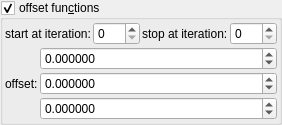
    <widget class="MyGroupBox" name="groupCheck_transf_function_enabledP_false">
     <property name="title">
      <string>offset fun&amp;ctions</string>
     </property>
     <property name="checkable">
      <bool>true</bool>
     </property>
     <layout class="QVBoxLayout" name="verticalLayout_12" stretch="0,0">
      <property name="spacing">
       <number>2</number>
      </property>
      <property name="leftMargin">
       <number>2</number>
      </property>
      <property name="topMargin">
       <number>2</number>
      </property>
      <property name="rightMargin">
       <number>2</number>
      </property>
      <property name="bottomMargin">
       <number>2</number>
      </property>
      <item>
       <layout class="QHBoxLayout" name="horizontalLayout_21" stretch="0,1,0,1">
        <item>
         <widget class="QLabel" name="label_104">
          <property name="text">
           <string>start at iteration:</string>
          </property>
         </widget>
        </item>
        <item>
         <widget class="MySpinBox" name="spinboxInt_transf_start_iterations_P">
          <property name="sizePolicy">
           <sizepolicy hsizetype="Minimum" vsizetype="Maximum">
            <horstretch>0</horstretch>
            <verstretch>0</verstretch>
           </sizepolicy>
          </property>
          <property name="minimum">
           <number>0</number>
          </property>
          <property name="maximum">
           <number>999</number>
          </property>
          <property name="value">
           <number>0</number>
          </property>
         </widget>
        </item>
        <item>
         <widget class="QLabel" name="label_74">
          <property name="text">
           <string>stop at iteration:</string>
          </property>
         </widget>
        </item>
        <item>
         <widget class="MySpinBox" name="spinboxInt_transf_stop_iterations_P1">
          <property name="sizePolicy">
           <sizepolicy hsizetype="Preferred" vsizetype="Maximum">
            <horstretch>0</horstretch>
            <verstretch>0</verstretch>
           </sizepolicy>
          </property>
          <property name="maximum">
           <number>999</number>
          </property>
         </widget>
        </item>
       </layout>
      </item>
      <item>
       <layout class="QGridLayout" name="gridLayout_15" columnstretch="0,1">
        <property name="spacing">
         <number>2</number>
        </property>
        <item row="1" column="1">
         <widget class="MyDoubleSpinBox" name="spinbox3_transf_offset_000_y">
          <property name="sizePolicy">
           <sizepolicy hsizetype="Minimum" vsizetype="Maximum">
            <horstretch>0</horstretch>
            <verstretch>0</verstretch>
           </sizepolicy>
          </property>
          <property name="prefix">
           <string/>
          </property>
          <property name="suffix">
           <string/>
          </property>
          <property name="decimals">
           <number>6</number>
          </property>
          <property name="minimum">
           <double>-99.989999999999995</double>
          </property>
          <property name="maximum">
           <double>99.989999999999995</double>
          </property>
          <property name="singleStep">
           <double>0.100000000000000</double>
          </property>
         </widget>
        </item>
        <item row="2" column="1">
         <widget class="MyDoubleSpinBox" name="spinbox3_transf_offset_000_z">
          <property name="sizePolicy">
           <sizepolicy hsizetype="Minimum" vsizetype="Maximum">
            <horstretch>0</horstretch>
            <verstretch>0</verstretch>
           </sizepolicy>
          </property>
          <property name="prefix">
           <string/>
          </property>
          <property name="suffix">
           <string/>
          </property>
          <property name="decimals">
           <number>6</number>
          </property>
          <property name="minimum">
           <double>-99.989999999999995</double>
          </property>
          <property name="maximum">
           <double>99.989999999999995</double>
          </property>
          <property name="singleStep">
           <double>0.100000000000000</double>
          </property>
         </widget>
        </item>
        <item row="0" column="1">
         <widget class="MyDoubleSpinBox" name="spinbox3_transf_offset_000_x">
          <property name="sizePolicy">
           <sizepolicy hsizetype="Minimum" vsizetype="Maximum">
            <horstretch>0</horstretch>
            <verstretch>0</verstretch>
           </sizepolicy>
          </property>
          <property name="prefix">
           <string/>
          </property>
          <property name="suffix">
           <string/>
          </property>
          <property name="decimals">
           <number>6</number>
          </property>
          <property name="minimum">
           <double>-99.989999999999995</double>
          </property>
          <property name="maximum">
           <double>99.989999999999995</double>
          </property>
          <property name="singleStep">
           <double>0.100000000000000</double>
          </property>
         </widget>
        </item>
        <item row="0" column="0" rowspan="3">
         <widget class="QLabel" name="label_264">
          <property name="text">
           <string>offset:</string>
          </property>
         </widget>
        </item>
       </layout>
      </item>
     </layout>
    </widget>
